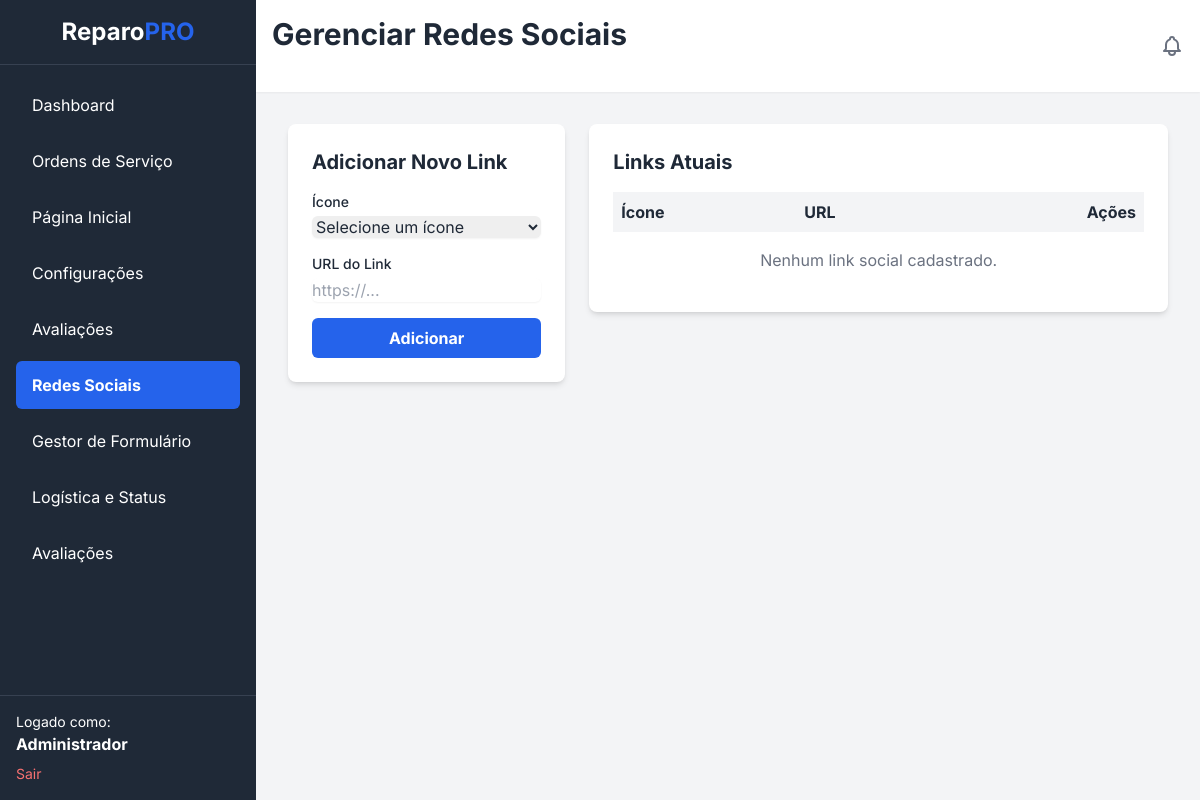
The page /admin/social_links_manager.php (signed in) on the database as committed earlier.
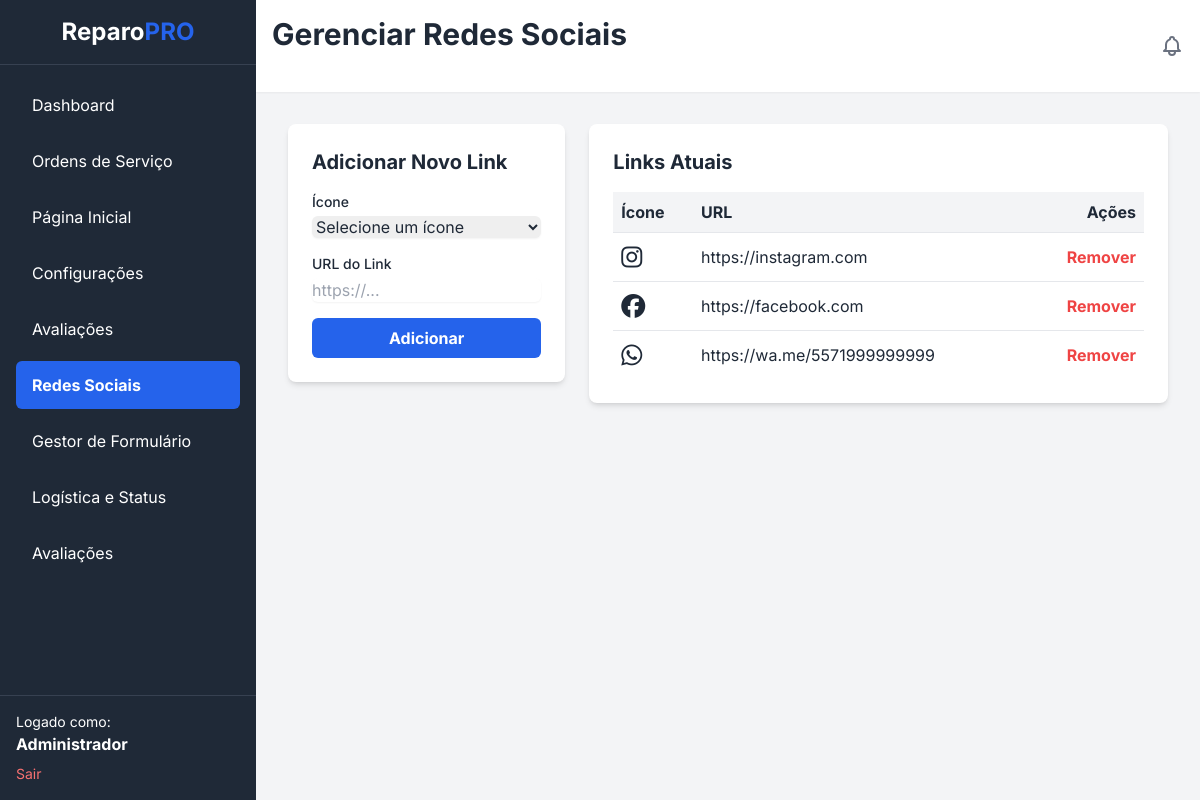
The same page on the database as committed later.
### tables this page shows
CREATE TABLE `social_links`  (
  `id` int NOT NULL AUTO_INCREMENT,
  `icon_class` varchar(100) NOT NULL,
  `url` varchar(255) NOT NULL,
  `sort_order` int NULL DEFAULT 0,
  PRIMARY KEY (`id`) USING BTREE
);

### includes/functions.php (called while the page is built, shortened)
<?php
function sanitize_output($data) {
    return htmlspecialchars($data ?? '', ENT_QUOTES, 'UTF-8');
}
?>

### admin/social_links_manager.php (the view, shortened to what this page needs)
<?php
include 'templates/header.php';
$social_links = $pdo->query("SELECT * FROM social_links ORDER BY sort_order ASC")->fetchAll(PDO::FETCH_ASSOC);
?>
<h1 class="text-3xl font-bold mb-6">Gerenciar Redes Sociais</h1>
<div class="grid grid-cols-1 md:grid-cols-3 gap-6">
    <div class="md:col-span-1">
        <div class="bg-white p-6 rounded-lg shadow-md card">
            <h2 class="text-xl font-bold mb-4">Adicionar Novo Link</h2>
            <form action="social_links_handler.php" method="POST" class="space-y-4">
                <div>
                    <label for="icon_class" class="block text-sm font-medium">Ícone</label>
                    <select id="icon_class" name="icon_class" required class="mt-1 block w-full rounded-md border-gray-300 shadow-sm">
                        <option value="">Selecione um ícone</option>
                    </select>
                </div>
                <div>
                    <label for="url" class="block text-sm font-medium">URL do Link</label>
                    <input type="url" id="url" name="url" placeholder="https://..." required class="mt-1 block w-full rounded-md border-gray-300 shadow-sm">
                </div>
                <button type="submit" class="brand-bg text-white font-bold py-2 px-6 rounded-md w-full">Adicionar</button>
            </form>
        </div>
    </div>
    <div class="md:col-span-2">
        <div class="bg-white p-6 rounded-lg shadow-md card">
            <h2 class="text-xl font-bold mb-4">Links Atuais</h2>
            <div class="overflow-x-auto">
                <table class="w-full">
                    <thead>
                        <tr class="bg-gray-100">
                            <th class="p-2 text-left">Ícone</th>
                            <th class="p-2 text-left">URL</th>
                            <th class="p-2 text-right">Ações</th>
                        </tr>
                    </thead>
                    <tbody>
                        <?php foreach($social_links as $link): ?>
                        <tr class="border-t">
                            <td class="p-2"><i class="<?php echo $link['icon_class']; ?> text-2xl"></i></td>
                            <td class="p-2"><a href="<?php echo $link['url']; ?>" target="_blank" class="hover:underline truncate block"><?php echo sanitize_output($link['url']); ?></a></td>
                            <td class="p-2 text-right">
                                <a href="social_links_handler.php?action=delete&id=<?php echo $link['id']; ?>" onclick="return confirm('Tem certeza que deseja remover este link?')" class="text-red-500 hover:text-red-700 font-bold">Remover</a>
                            </td>
                        </tr>
                        <?php endforeach; ?>
                        <?php if (empty($social_links)): ?>
                            <tr><td colspan="3" class="p-4 text-center text-gray-500">Nenhum link social cadastrado.</td></tr>
                        <?php endif; ?>
                    </tbody>
                </table>
            </div>
        </div>
    </div>
</div>
<?php include 'templates/footer.php'; ?>

Rows that differ between the two databases and show on the page:
added social_links: url "https://instagram.com"
added social_links: url "https://facebook.com"
added social_links: url "https://wa.me/5571999999999"
Other text that changed with them:
text no longer shown: "Nenhum link social cadastrado."
